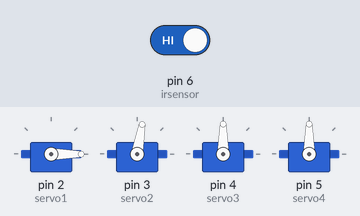
Recording of a sketch running on a simulated Arduino Uno, built with avr-gcc and run on an emulated ATmega328P. Parts: 4 × servo. Inputs (shaded band) come from the test bench; at power-on: pin 6 (irsensor) HIGH. What the sketch prints to the serial monitor is not drawn.

Above: at 1.2 s.
1.3 s: pin 6 (irsensor) driven LOW
At 2.5 s:
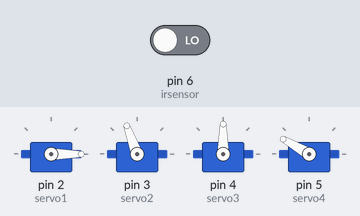
At 5.9 s:
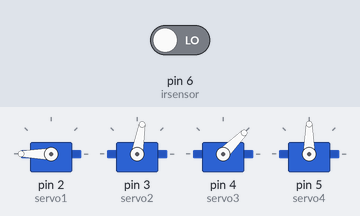
10.3 s: pin 6 (irsensor) driven HIGH
At 10.8 s:
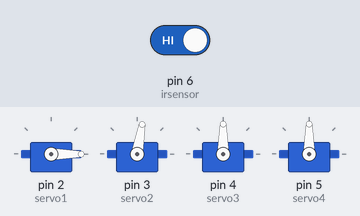
Timing chart, 0 to 13.3 s (numbered marks = the images above; inputs shaded):
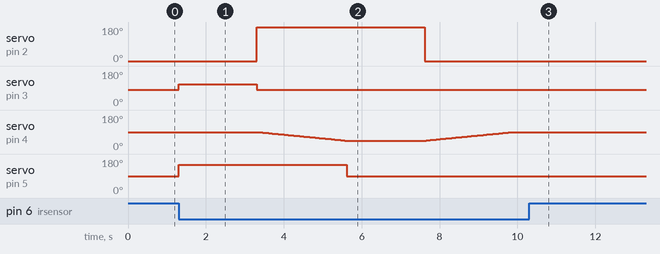

Measured:
- after the input at 1.3 s, servo on pin 2 (servo1): 0° → 180° after 2.0 s, → 0° 4.3 s later; servo on pin 3 (servo2): 80° → 110° at once, → 80° 2.0 s later; servo on pin 5 (servo4): 90° → 150° at once, → 90° 4.3 s later
- after the input at 10.3 s, servo on pin 2 (servo1): stays 0° (without the input it goes to 180° after 2.6 s); servo on pin 3 (servo2): stays 80° (without the input it goes to 110° after 0.62 s); servo on pin 4 (servo3): stops changing and stays 90°; servo on pin 5 (servo4): stays 90° (without the input it goes to 150° after 0.62 s)

The sketch:

robot.ino
```cpp
#include <Servo.h>

Servo servo1; //BASE MOTOR
Servo servo2; //ARM 1
Servo servo3; //ARM2
Servo servo4; //GRIPPER


const int irsensor = 6;
int object=0;
int val;

void setup() {

  Serial.begin(9600);
  servo1.attach(2);
  servo2.attach(3);
  servo3.attach(4);
  servo4.attach(5);

  pinMode(irsensor, INPUT);

}

void loop() {

val=digitalRead(irsensor);

if (val== LOW){
  capture();

}
if (val== HIGH){
  normal();
}

Serial.print("val: ");
Serial.print(val);
Serial.print(" No. of objects : ");
Serial.println(object);

}

void normal(){
  servo1.write(0);
  servo2.write(80);
  servo3.write(90);
  servo4.write(90);

}

void  capture(){

  object=object+1;
  servo1.write(0);
  servo2.write(110);
  servo3.write(90);
  servo4.write(150);
  delay(2000);
  ///////////////////////////////////////////
  servo1.write(185);
  servo2.write(80);
  for(int i =90;i>=45;i--){
  servo3.write(i);
  delay(50);
  }
  servo4.write(90);
  delay(2000);

  //////////////////////////////////////////
  servo1.write(0);
  servo2.write(80);
  for(int i =45;i<=90;i++){
  servo3.write(i);
  delay(50);
  }
  servo4.write(90);
  delay(1000);
 //////////////////////////////////////////


}
```
